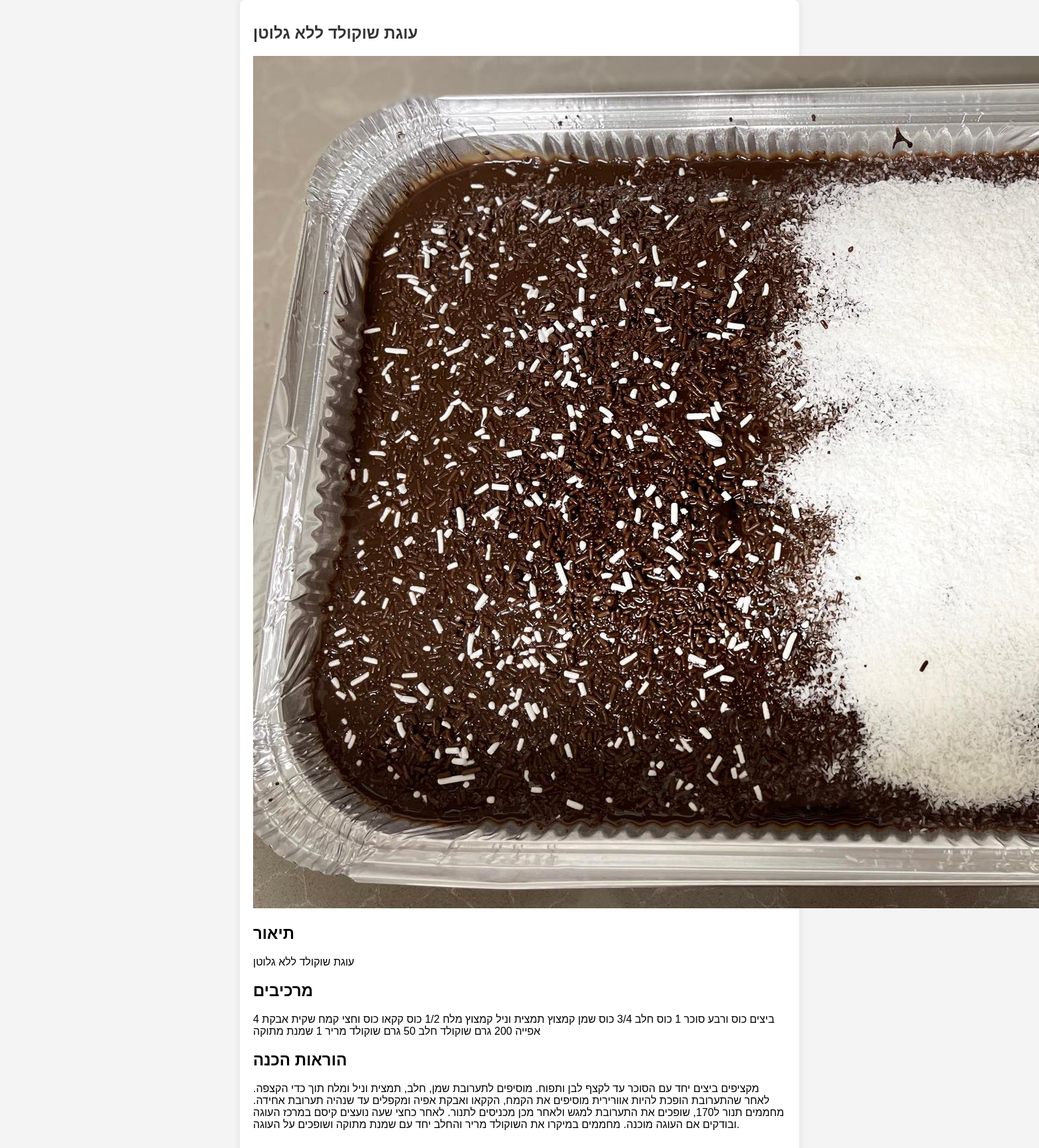
The app's page /recipes/3/ with its own data.
### mysite/models.py (models this page shows, shortened)
class Recipe(models.Model):
    user = models.ForeignKey(User, on_delete=models.CASCADE)
    name = models.CharField(max_length=150)
    description = models.TextField()
    ingredients = models.TextField()
    instructions = models.TextField()
    image = models.ImageField(upload_to='recipe_images/', blank=True, null=True)
    created_at = models.DateTimeField(auto_now_add=True)
    likes = models.ManyToManyField(User, default=None, blank=True, related_name='liked')

### mysite/views.py (the view)
# urls.py: path('recipes/<int:id>/', views.recipe_detail, name='recipe_detail'),
def recipe_detail(request, id):
    recipe = get_object_or_404(Recipe, id=id)
    return render(request, 'recipe_detail.html', {'recipe': recipe})

### mysite/templates/recipe_detail.html (shortened to what this page needs)
{% load static %}
<!DOCTYPE html>
<html lang="he">
<head>
</head>
<body>
    <div class="container">
        <h1>{{ recipe.name }}</h1>
        {% if recipe.image %}
            <img src="{{ recipe.image.url }}" alt="{{ recipe.name }}">
        {% endif %}
        <div class="recipe-details">
            <h2>תיאור</h2>
            <p>{{ recipe.description }}</p>
            <h2>מרכיבים</h2>
            <p>{{ recipe.ingredients }}</p>
            <h2>הוראות הכנה</h2>
            <p>{{ recipe.instructions }}</p>
        </div>
    </div>
</body>
</html>

### mysite/templates/recipe_detail.html (style rules this page uses)
body { font-family: Arial, sans-serif; margin: 0; padding: 0; background-color: #f4f4f4; }
.container { width: 80%; max-width: 800px; margin: 0 auto; padding: 20px; background: #fff; border-radius: 8px; box-shadow: 0 0 10px rgba(0,0,0,0.1); }
h1 { color: #333; font-size: 24px; margin-bottom: 20px; }
.recipe-details { margin-bottom: 20px; }

### records on screen
Recipe: name "עוגת שוקולד ללא גלוטן", image (picture), description "עוגת שוקולד ללא גלוטן", ingredients "4 ביצים כוס ורבע סוכר 1 כוס חלב 3/4 כוס שמן קמצוץ תמצית וניל קמצוץ מלח 1/2 כוס קקאו כוס וחצי קמח שקית אבקת אפייה 200 גרם שוקולד חלב 50 גרם שוקולד מריר 1 שמנת מתוקה", instructions "מקציפים ביצים יחד עם הסוכר עד לקצף לבן ותפוח. מוסיפים לתערובת שמן, חלב, תמצית וניל ומלח תוך כדי הקצפה. לאחר שהתערובת הופכת להיות אוורירית מוסיפים את הקמח, הקקאו ואבקת אפיה ומקפלים עד שנהיה תערובת אחידה. מחממים תנור ל170, שופכים את התערובת למגש ולאחר מכן מכניסים לתנור. לאחר כחצי שעה נועצים קיסם במרכז העוגה ובודקים אם העוגה מוכנה. מחממים במיקרו את השוקולד מריר והחלב יחד עם שמנת מתוקה ושופכים על העוגה."
